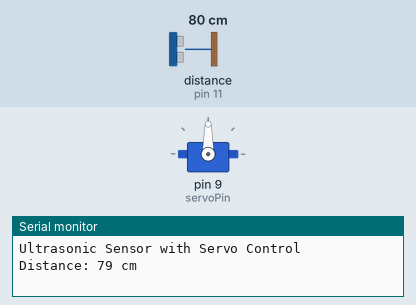
Recording of a sketch running on a simulated Arduino Uno, built with avr-gcc and run on an emulated ATmega328P. On the bench: servo, the last lines printed to the serial monitor. Wiring (inferred from the names in the program): ultrasonic range finder: trigger pin 10; echo pin 11. Inputs (shaded band) come from the test bench; at power-on: distance to the obstacle (sensor on pin 11) 80 cm. The echo pulse lasts 58.3 µs per cm.

Above: at 0.1 s.
At 0.6 s:
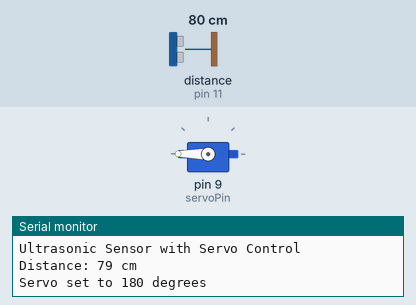
Timing chart, 0 to 2.1 s (numbered marks = the images above):
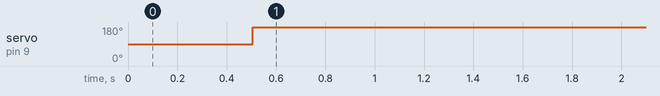

Measured:
- by itself, servo on pin 9 (servoPin): 90° → 180° at 0.51 s

The sketch:

code.ino
```cpp
#include <Servo.h> // Include the Servo library

// Define pins for the ultrasonic sensor
const int trigPin = 10; // Pin connected to the Trigger
const int echoPin = 11; // Pin connected to the Echo
const int servoPin = 9; // Pin connected to the Servo

// Variables to store the duration and distance
long duration;
int distance;

// Create a Servo object
Servo myServo;

void setup() {
  // Initialize the serial monitor
  Serial.begin(9600);
  Serial.println("Ultrasonic Sensor with Servo Control");

  // Set the trigPin as an OUTPUT and echoPin as an INPUT
  pinMode(trigPin, OUTPUT);
  pinMode(echoPin, INPUT);

  // Attach the servo to the specified pin
  myServo.attach(servoPin);

  // Set the servo to an initial position
  myServo.write(90);
}

void loop() {
  // Clear the trigPin by setting it LOW
  digitalWrite(trigPin, LOW);
  delayMicroseconds(2);

  // Set the trigPin HIGH for 10 microseconds to send the pulse
  digitalWrite(trigPin, HIGH);
  delayMicroseconds(10);
  digitalWrite(trigPin, LOW);

  // Read the echoPin, and measure the duration of the pulse in microseconds
  duration = pulseIn(echoPin, HIGH);

  // Calculate the distance (in cm)
  distance = duration * 0.034 / 2;

  // Print the distance to the serial monitor
  Serial.print("Distance: ");
  Serial.print(distance);
  Serial.println(" cm");

  // Control the servo based on distance
  if (distance < 10) {
    myServo.write(90); // Move servo to 90 degrees
    Serial.println("Servo set to 90 degrees");
  } else {
    delay(500);
    myServo.write(180); // Move servo to 180 degrees
    Serial.println("Servo set to 180 degrees");
  }

  // Wait 500 milliseconds before the next reading
  delay(500);
}
```
